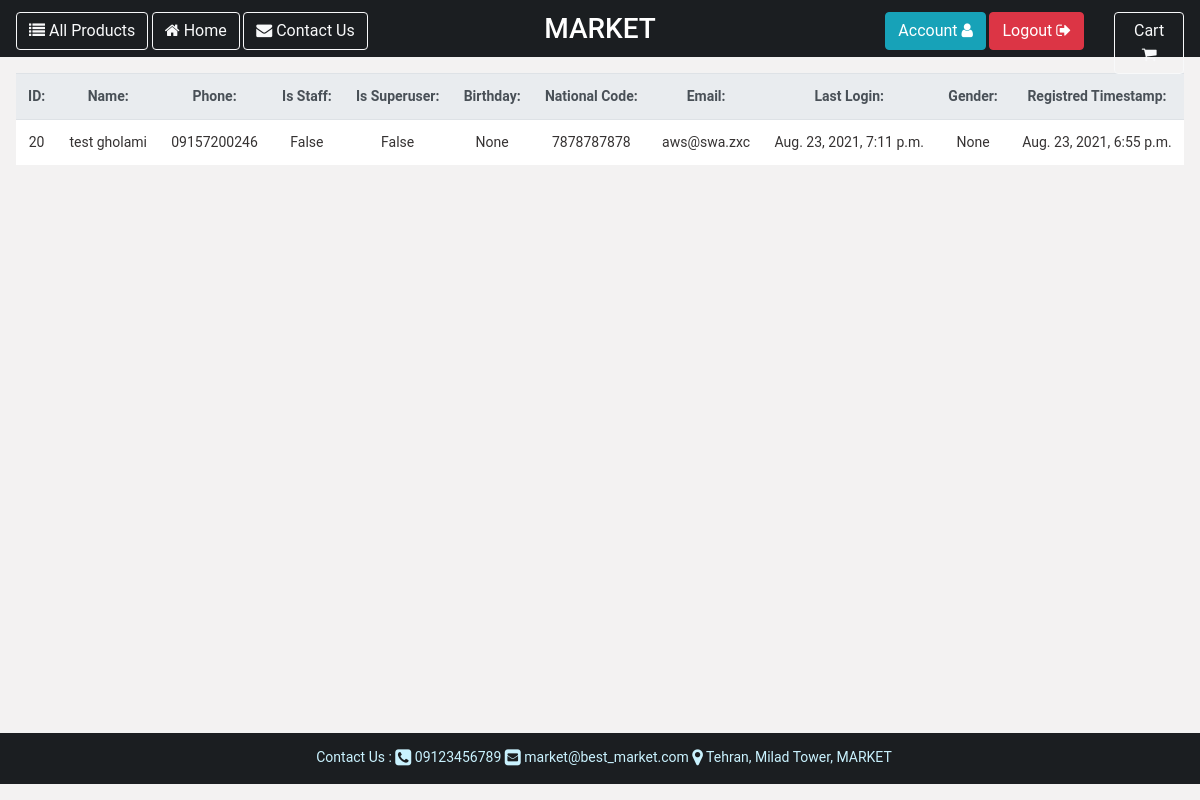
The page /customer/20 (signed in) on the database as committed earlier.
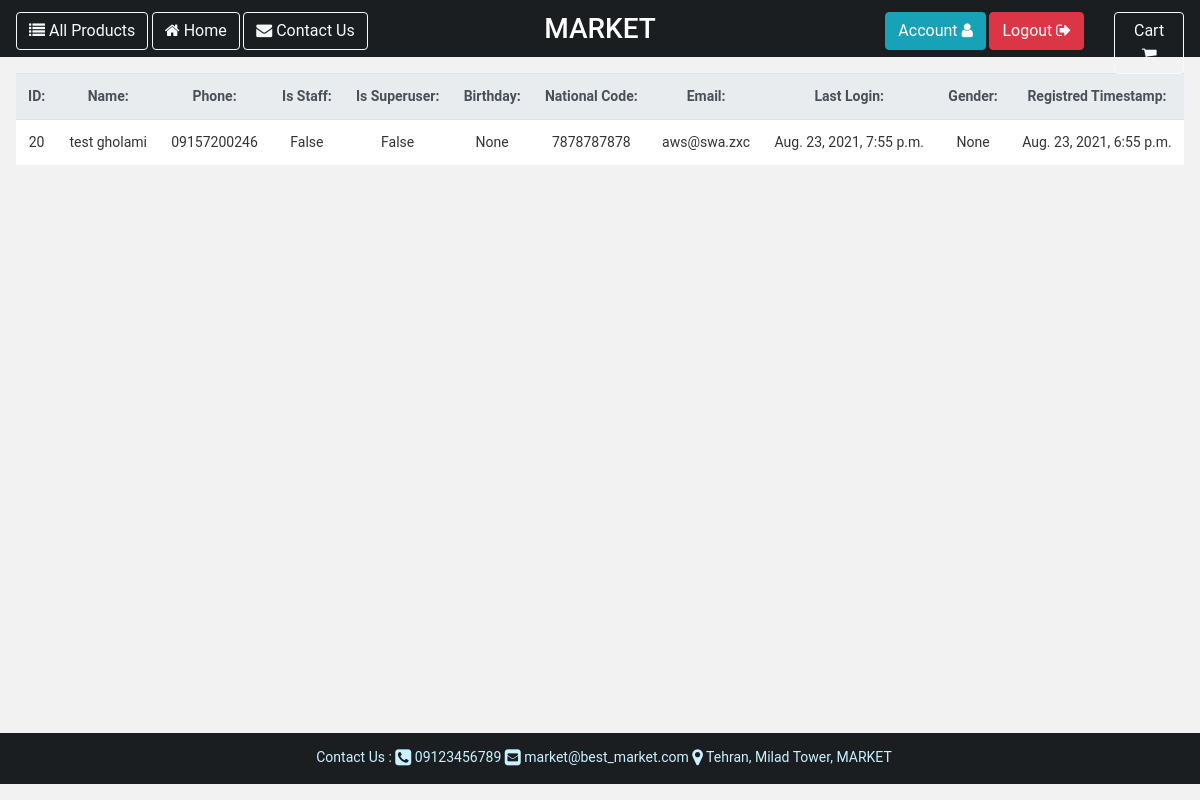
The same page on the database as committed later.
### core/models.py (models this page shows, shortened)
class User(AbstractUser):
    USERNAME_FIELD = 'phone'
    phone = models.CharField(verbose_name=_('phone'), help_text=_('enter phone number'), max_length=11, unique=True,
                             null=False, blank=False)
    deleted = models.BooleanField(default=False)
    create_timestamp = models.DateTimeField(auto_now_add=True)
    modify_timestamp = models.DateTimeField(auto_now=True)
    delete_timestamp = models.DateTimeField(default=None, null=True, blank=True, editable=False)
    objects = MyUserManager()

### customer/models.py (models this page shows, shortened)
class Customer(User):
    national_code = models.CharField(verbose_name=_('national code'), help_text=_('enter national code'),
                                     max_length=10, blank=True, null=True)
    gender = models.CharField(verbose_name=_('gender'), help_text=_('specify your gender'), max_length=10,
                              choices=[('M', 'Male'), ('F', 'Female')], blank=True, null=True)
    birthday = models.DateField(verbose_name=_('birthday'), help_text=_('specify birthday date'), null=True, blank=True)
    image = models.FileField(verbose_name=_('customer image'), help_text=_('upload your image'), null=True,
                             blank=True, upload_to='customer/images/')
    class Meta:
        verbose_name = 'customer'
    def customer_name(self):
        return self.__str__()
    def __str__(self):
        return f'{self.first_name} {self.last_name}'

### customer/views.py (the view)
# urls.py: path('<int:pk>', CustomerDetailView.as_view(), name='customer_details_for_admin'),
class CustomerDetailView(generic.DetailView):
    template_name = 'customer/customer_details.html'
    model = Customer
    context_object_name = 'customer_detail'
    def get(self, request, *args, **kwargs):
        if request.user.is_superuser:
            return super().get(request, *args, **kwargs)
        else:
            return redirect('landing:access_denied')

### core/models.py (called while the page is built)
    def get_queryset(self):
        return super().get_queryset().filter(deleted=False)

### templates/customer/customer_details.html (shortened to what this page needs)
{% extends "base.html" %}
{% load i18n %}
{% load static %}
{% block content %}
    <div class="container-fluid form-group w-100 p-3">
        <table class="table table-responsive-md m-auto">
            <tr style="background-color: #c2cbd1; text-align: center" class="thead-light">
                <th>
                    {% translate 'ID:' %}
                </th>
                <th>
                    {% translate 'Name:' %}
                </th>
                <th>
                    {% translate 'Phone:' %}
                </th>
                <th>
                    {% translate 'Is Staff:' %}
                </th>
                <th>
                    {% translate 'Is Superuser:' %}
                </th>
                <th>
                    {% translate 'Birthday:' %}
                </th>
                <th>
                    {% translate 'National Code:' %}
                </th>
                <th>
                    {% translate 'Email:' %}
                </th>
                <th>
                    {% translate 'Last Login:' %}
                </th>
                <th>
                    {% translate 'Gender:' %}
                </th>
                <th>
                    {% translate 'Registred Timestamp:' %}
                </th>
            </tr>
            <tr style="background-color: white; text-align: center">
                <td style="color: #353232; ">{{ customer_detail.id }}</td>
                <td style="color: #353232; ">{{ customer_detail.customer_name }}</td>
                <td style="color: #353232; ">{{ customer_detail.phone }}</td>
                <td style="color: #353232; ">{{ customer_detail.is_staff }}</td>
                <td style="color: #353232; ">{{ customer_detail.is_superuser }}</td>
                <td style="color: #353232; ">{{ customer_detail.birthday }}</td>
                <td style="color: #353232; ">{{ customer_detail.national_code }}</td>
                <td style="color: #353232; ">{{ customer_detail.email }}</td>
                <td style="color: #353232; ">{{ customer_detail.last_login }}</td>
                <td style="color: #353232; ">{{ customer_detail.gender }}</td>
                <td style="color: #353232; ">{{ customer_detail.create_timestamp }}</td>
            </tr>
        </table>
    </div>
    </div>
{% endblock %}

### templates/base.html (shortened to what this page needs)
{% load i18n %}
{% load static %}<!DOCTYPE html>
{% get_current_language as LANGUAGE_CODE %}{% get_current_language_bidi as LANGUAGE_BIDI %}
<html lang="{{ LANGUAGE_CODE|default:"en-us" }}" dir="{{ LANGUAGE_BIDI|yesno:'rtl,ltr,auto' }}">
<head>
    <link rel="stylesheet" href="{% static 'shared/css/bootstrap.min.css' %}">
    {% block stylesheet %}
        <link rel="stylesheet" href="{% static 'shared/css/base.css' %}">
    {% endblock %}
    <link href="https://maxcdn.bootstrapcdn.com/bootstrap/4.5.2/css/bootstrap.min.css" rel="stylesheet">
    <link rel="stylesheet" href="https://cdnjs.cloudflare.com/ajax/libs/font-awesome/4.7.0/css/font-awesome.min.css">
</head>
{% load i18n %}
<body id="body">
<div id="header" class="container-fluid p-0 m-0 pt-2" style="background-color: #1b1e21">
    <div id="topnav" class="container-fluid header pl-3 pr-3 pt-1 m-auto">
        <div id="siteheader" class="row" style="height: 45px">
            <div id="products" class="col-4 float-left">
                <a href="{% url 'product:product_index' %}">
                    <button class="btn btn-outline-light">
                        <strong><i class="fa fa-list"></i></strong> {% translate 'All Products' %}</button>
                </a>
                <a href="{% url 'landing:home' %}">
                    <button class="btn btn-outline-light"><strong><i class="fa fa-home"></i></strong>
                        {% translate 'Home' %}</button>
                </a>
                <a href="{% url 'landing:contact_us' %}">
                    <button class="btn btn-outline-light"><strong><i class="fa fa-envelope"></i></strong>
                        {% translate 'Contact Us' %}</button>
                </a>
            </div>
            <div id="branding" class="col-4 text-center">
                {% block branding %}
                    <a href="/home/" style="text-decoration: none"><h3 class="text-white">{% translate 'MARKET' %}</h3></a>
                {% endblock %}
            </div>
            <div id="user-tools" class="col-3 float-right text-right">
                {% if request.user.is_authenticated %}
                    <a href="/customer/dashboard/">
                        <button class="btn btn-info">{% translate 'Account' %}
                            <strong><i class="fa fa-user"></i></strong></button>
                    </a>
                    <a href="/customer/logout/">
                        <button class="btn btn-danger">{% translate 'Logout' %}
                            <strong><i class="fa fa-sign-out"></i></strong></button>
                    </a>
                {% else %}
                    <a href="/customer/login/">
                        <button class="btn btn-success">{% translate 'Login' %}
                            <strong><i class="fa fa-sign-in"></i></strong></button>
                    </a>
                {% endif %}
            </div>
            <div id="cart" class="col-1 float-right">
                <a href="/order/cart/">
                    <button class="btn btn-outline-light">{% translate 'Cart' %} <strong><i
                            class="fa fa-shopping-cart"></i></strong></button>
                </a>
            </div>
        </div>
    </div>
</div>
<div id="content" style=" min-height: 84.5vh">
    {% block content %}
    {% endblock %}
<div id="footer" class="container-fluid text-center" style="background-color: #1b1e21">
    {% block footer %}
        <div class="container-fluid">
            <div class="row">
                <div class="col-12">
                    <p style=" padding-left: 0.5rem; padding-top: 0.85rem">Contact Us : <i
                            class="fa fa-phone-square fa-lg"> </i> 09123456789 <i
                            class="fa fa-envelope-square fa-lg"> </i> market@best_market.com <i
                            class="fa fa-map-marker fa-lg"> </i> Tehran, Milad Tower, MARKET </p>
                </div>
            </div>
        </div>
    {% endblock %}
</div>
</body>
</html>

### static/shared/css/base.css (style rules this page uses)
html, body { height: 100%; }
body { margin: auto; padding: 10px; font-size: 14px; font-family: "Roboto","Lucida Grande","DejaVu Sans","Bitstream Vera Sans",Verdana,Arial,sans-serif; color: black; background: lightsteelblue; }
#header { position: sticky; top: 0; z-index: 1; width: 100%; display: flex; justify-content: space-between; padding: 5px 5px; background-color: #a10212; color: white; }

Rows that differ between the two databases and show on the page:
changed User "False": last_login "Aug. 23, 2021, 7:11 p.m." → "Aug. 23, 2021, 7:55 p.m."
